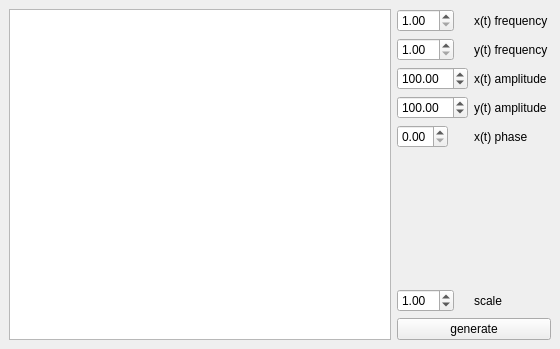
<?xml version="1.0" encoding="UTF-8"?>
<ui version="4.0">
 <class>MainWindow</class>
 <widget class="QMainWindow" name="MainWindow">
  <property name="geometry">
   <rect>
    <x>0</x>
    <y>0</y>
    <width>560</width>
    <height>349</height>
   </rect>
  </property>
  <property name="windowTitle">
   <string>Lissajous Figure Generator - by Filipe Chagas</string>
  </property>
  <widget class="QWidget" name="centralwidget">
   <layout class="QHBoxLayout" name="horizontalLayout">
    <item>
     <widget class="QGraphicsView" name="graphicsView">
      <property name="sceneRect">
       <rectf>
        <x>0.000000000000000</x>
        <y>0.000000000000000</y>
        <width>100.000000000000000</width>
        <height>100.000000000000000</height>
       </rectf>
      </property>
      <property name="alignment">
       <set>Qt::AlignLeading|Qt::AlignLeft|Qt::AlignTop</set>
      </property>
      <property name="renderHints">
       <set>QPainter::Antialiasing|QPainter::TextAntialiasing</set>
      </property>
     </widget>
    </item>
    <item>
     <layout class="QVBoxLayout" name="verticalLayout">
      <item>
       <layout class="QFormLayout" name="formLayout">
        <item row="0" column="0">
         <widget class="QDoubleSpinBox" name="x_freq_spinbox">
          <property name="minimum">
           <double>1.000000000000000</double>
          </property>
         </widget>
        </item>
        <item row="0" column="1">
         <widget class="QLabel" name="label">
          <property name="text">
           <string>x(t) frequency </string>
          </property>
         </widget>
        </item>
        <item row="1" column="0">
         <widget class="QDoubleSpinBox" name="y_freq_spinbox">
          <property name="minimum">
           <double>1.000000000000000</double>
          </property>
         </widget>
        </item>
        <item row="1" column="1">
         <widget class="QLabel" name="label_2">
          <property name="text">
           <string>y(t) frequency</string>
          </property>
         </widget>
        </item>
        <item row="2" column="0">
         <widget class="QDoubleSpinBox" name="x_amp_spinbox">
          <property name="minimum">
           <double>1.000000000000000</double>
          </property>
          <property name="maximum">
           <double>1000.000000000000000</double>
          </property>
          <property name="singleStep">
           <double>1.000000000000000</double>
          </property>
          <property name="value">
           <double>100.000000000000000</double>
          </property>
         </widget>
        </item>
        <item row="2" column="1">
         <widget class="QLabel" name="label_3">
          <property name="text">
           <string>x(t) amplitude</string>
          </property>
         </widget>
        </item>
        <item row="3" column="0">
         <widget class="QDoubleSpinBox" name="y_amp_spinbox">
          <property name="minimum">
           <double>1.000000000000000</double>
          </property>
          <property name="maximum">
           <double>1000.000000000000000</double>
          </property>
          <property name="value">
           <double>100.000000000000000</double>
          </property>
         </widget>
        </item>
        <item row="3" column="1">
         <widget class="QLabel" name="label_4">
          <property name="text">
           <string>y(t) amplitude</string>
          </property>
         </widget>
        </item>
        <item row="4" column="0">
         <widget class="QDoubleSpinBox" name="x_phase_spinbox">
          <property name="maximum">
           <double>3.140000000000000</double>
          </property>
          <property name="singleStep">
           <double>0.010000000000000</double>
          </property>
         </widget>
        </item>
        <item row="4" column="1">
         <widget class="QLabel" name="label_5">
          <property name="text">
           <string>x(t) phase</string>
          </property>
         </widget>
        </item>
        <item row="5" column="0">
         <spacer name="verticalSpacer">
          <property name="orientation">
           <enum>Qt::Vertical</enum>
          </property>
          <property name="sizeHint" stdset="0">
           <size>
            <width>20</width>
            <height>40</height>
           </size>
          </property>
         </spacer>
        </item>
        <item row="6" column="0">
         <widget class="QDoubleSpinBox" name="scale_spinbox">
          <property name="minimum">
           <double>0.010000000000000</double>
          </property>
          <property name="maximum">
           <double>99.900000000000006</double>
          </property>
          <property name="singleStep">
           <double>0.010000000000000</double>
          </property>
          <property name="value">
           <double>1.000000000000000</double>
          </property>
         </widget>
        </item>
        <item row="6" column="1">
         <widget class="QLabel" name="label_6">
          <property name="text">
           <string>scale</string>
          </property>
         </widget>
        </item>
       </layout>
      </item>
      <item>
       <widget class="QPushButton" name="pushButton">
        <property name="text">
         <string>generate</string>
        </property>
       </widget>
      </item>
     </layout>
    </item>
   </layout>
  </widget>
  <widget class="QMenuBar" name="menubar">
   <property name="geometry">
    <rect>
     <x>0</x>
     <y>0</y>
     <width>560</width>
     <height>22</height>
    </rect>
   </property>
  </widget>
 </widget>
 <resources/>
 <connections/>
</ui>
